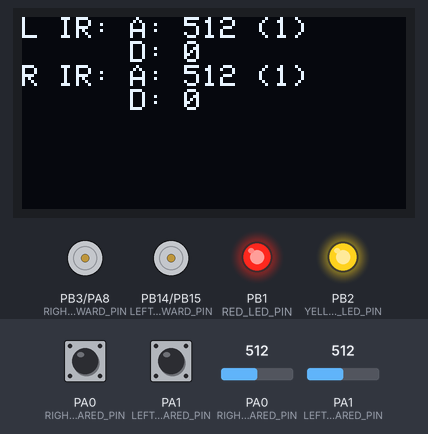
Bench run of a program on a simulated STM32 Black Pill. Shown: 128×64 one-colour display, motor-driver pin pairs drawn as motors (green arrow = first pin HIGH = forward, orange = second pin HIGH = backward, longer = more drive), output pins drawn as LEDs (lit = HIGH). The inputs (shaded band) are chosen by the test bench; at power-on: PA0 (RIGHT_INFRARED_PIN) = 512, PA1 (LEFT_INFRARED_PIN) = 512, PA0 (RIGHT_INFRARED_PIN) LOW, PA1 (LEFT_INFRARED_PIN) LOW.

Above: at 5.3 s.
5.4 s: PA0 (RIGHT_INFRARED_PIN) set to 214
At 5.9 s:
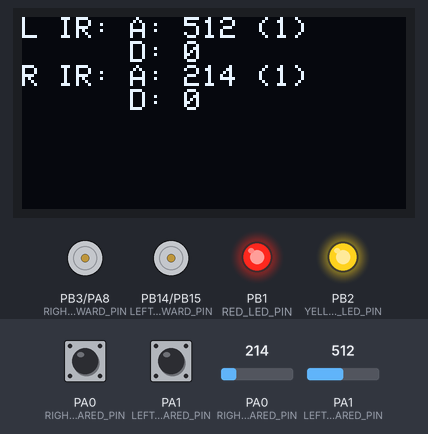
7.0 s: PA0 (RIGHT_INFRARED_PIN) set to 183
At 7.5 s:
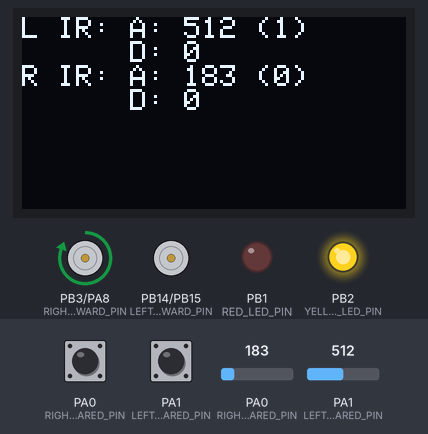
8.6 s: PA1 (LEFT_INFRARED_PIN) set to 216
At 9.7 s:
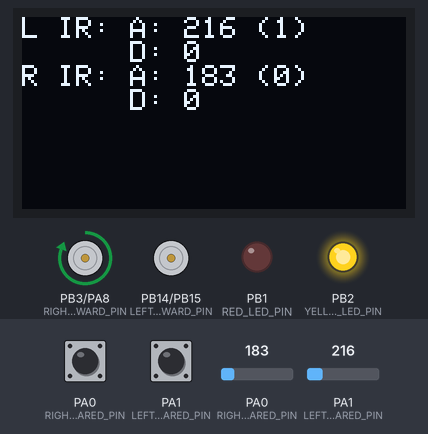
10.1 s: PA1 (LEFT_INFRARED_PIN) set to 184
At 11.0 s:
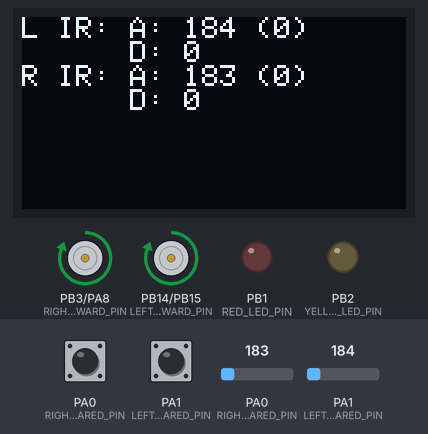
11.7 s: PA0 (RIGHT_INFRARED_PIN) set to 210
At 12.2 s:
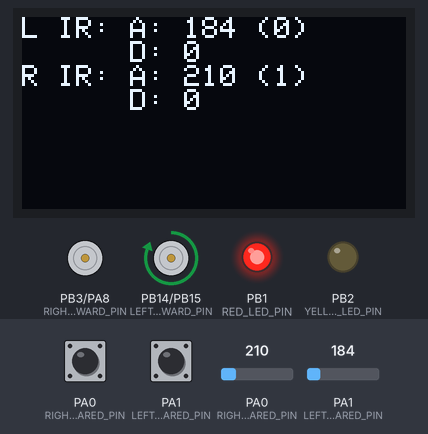
13.3 s: PA0 (RIGHT_INFRARED_PIN) pulled HIGH for 0.15 s
At 13.51 s:
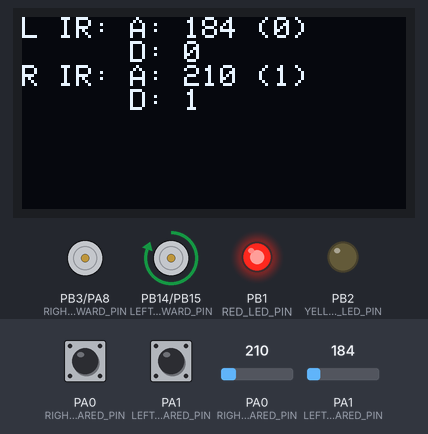
Timing chart, 0 to 16.1 s (numbered marks = the images above; inputs shaded):
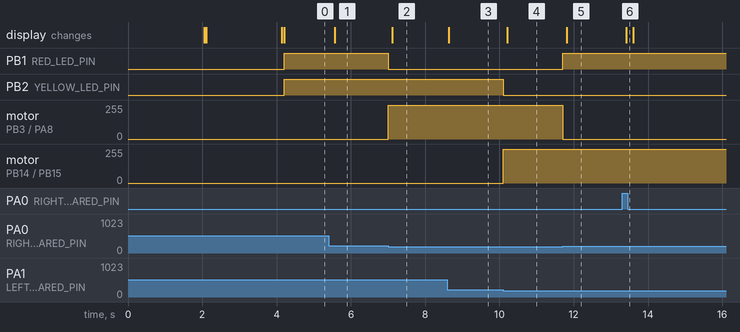

The program:

main.cpp
```cpp
#include "utils.hpp"
#include "pin_mappings.h"
#include "motors.hpp"
#include "oled_screen.hpp"
#include "infrared_sensors.hpp"
#include <Arduino.h>

void setup() {
    // Give time for hardware to initialize (solves stupid bug somehow...)
    delay(1000);

    pinMode(YELLOW_LED_PIN, OUTPUT);
    pinMode(RED_LED_PIN, OUTPUT);

    setupMotors(false);
    setupIRSensors();
    setupOLEDScreen();

    printTextToOLED("Hello", 0, true);
    printTextToOLED("World", 1, false);
    printTextToOLED("3. Line Follow", 2, false);
    delay(2000);
}

int waitForDisplay = 0;

void loop() {
    if (waitForDisplay <= 0) {
        printIRSensorInfoToScreen();
        waitForDisplay = 100;
    }
    waitForDisplay--;

    bool irLeft = getLeftIRSensorValue();
    bool irRight = getRightIRSensorValue();

    MotorMode leftMode = irLeft ? OFF : FORWARD;
    MotorMode rightMode = irRight ? OFF : FORWARD;

    turnMotorsDigital(leftMode, rightMode);
    digitalWrite(YELLOW_LED_PIN, irLeft);
    digitalWrite(RED_LED_PIN, irRight);
}
```

infrared_sensors.hpp
```cpp
void setupIRSensors();
bool getLeftIRSensorValue();
bool getRightIRSensorValue();
void printIRSensorInfoToScreen();
```

motors.hpp
```cpp
#include <stdint.h>

enum MotorMode {
    OFF,
    FORWARD,
    BACKWARD
};

void setupMotors(bool analogMode);
void turnMotorsDigital(MotorMode leftMotorMode, MotorMode rightMotorMode);
void turnMotorsAnalog(MotorMode leftMode, MotorMode rightMode, uint32_t leftSpeed, uint32_t rightSpeed);
```

oled_screen.hpp
```cpp
#include <string>

void setupOLEDScreen();
void printTextToOLED(std::string text, int lineNumber, bool clearScreen);
```

pin_mappings.h
```cpp
// LEDs
#define YELLOW_LED_PIN PB2
#define RED_LED_PIN PB1

// HBridge (motors)
#define LEFT_MOTOR_BACKWARD_PIN PB15
#define LEFT_MOTOR_FORWARD_PIN PB14
#define RIGHT_MOTOR_FORWARD_PIN PB3
#define RIGHT_MOTOR_BACKWARD_PIN PA8

// OLED screen
#define OLED_SCL_PIN PB6
#define OLED_SDA_PIN PB7

// Infrared sensors
#define LEFT_INFRARED_PIN PA1
#define RIGHT_INFRARED_PIN PA0

// Ultrasound sensors
#define FRONT_ULTRASOUND_TRIG_PIN PA10
#define FRONT_ULTRASOUND_ECHO_PIN PB9
#define SIDE_ULTRASOUND_TRIG_PIN PA9
#define SIDE_ULTRASOUND_ECHO_PIN PB8
```

utils.hpp
```cpp
void ms_delay(unsigned int ms) {
    ms *= 4U;
    while (ms-- > 0U) {
        volatile unsigned int x = 400U;
        while (x-- > 0U) { __asm("nop"); }
    }
}
```

infrared_sensors.cpp
```cpp
#include "infrared_sensors.hpp"
#include "oled_screen.hpp"
#include "pin_mappings.h"
#include <string>
#include <Arduino.h>

#define LEFT_IR_THRESHOLD 200
#define RIGHT_IR_THRESHOLD 200

void setupIRSensors() {
    pinMode(LEFT_INFRARED_PIN, INPUT);
    pinMode(RIGHT_INFRARED_PIN, INPUT);
}

void printIRSensorInfoToScreen() {
    // Infrared sensors
    uint32_t analogIRSensorLeft = analogRead(LEFT_INFRARED_PIN);
    int digitalIRSenorLeft = digitalRead(LEFT_INFRARED_PIN);
    uint32_t analogIRSensorRight = analogRead(RIGHT_INFRARED_PIN);
    int digitalIRSensorRight = digitalRead(RIGHT_INFRARED_PIN);

    bool leftValue = getLeftIRSensorValue();
    bool rightValue = getRightIRSensorValue();

    printTextToOLED("L IR: A: " + std::to_string(analogIRSensorLeft) + " (" + std::to_string(leftValue) + ")",
                    0, true);
    printTextToOLED("      D: " + std::to_string(digitalIRSenorLeft), 1, false);
    printTextToOLED("R IR: A: " + std::to_string(analogIRSensorRight) + " (" + std::to_string(rightValue) + ")",
                    2, false);
    printTextToOLED("      D: " + std::to_string(digitalIRSensorRight), 3, false);
}

bool getLeftIRSensorValue() {
    return analogRead(LEFT_INFRARED_PIN) > LEFT_IR_THRESHOLD;
}

bool getRightIRSensorValue() {
    return analogRead(RIGHT_INFRARED_PIN) > RIGHT_IR_THRESHOLD;
}
```

motors.cpp
```cpp
#include "motors.hpp"
#include "pin_mappings.h"
#include <Arduino.h>

void setupMotors(bool analogMode) {
    pinMode(LEFT_MOTOR_FORWARD_PIN, OUTPUT);
    pinMode(LEFT_MOTOR_BACKWARD_PIN, OUTPUT);
    pinMode(RIGHT_MOTOR_FORWARD_PIN, OUTPUT);
    pinMode(RIGHT_MOTOR_BACKWARD_PIN, OUTPUT);

    delay(1000);

    if (analogMode)
        turnMotorsAnalog(OFF, OFF, 0, 0);
    else
       turnMotorsDigital(OFF, OFF);
}

void turnOneMotorDigital(uint32_t forwardPin, uint32_t backwardPin, MotorMode mode) {
    switch (mode) {
        case OFF:
            digitalWrite(forwardPin, 0);
            digitalWrite(backwardPin, 0);
            break;
        case FORWARD:
            digitalWrite(backwardPin, 0);
            digitalWrite(forwardPin, 1);
            break;
        case BACKWARD:
            digitalWrite(forwardPin, 0);
            digitalWrite(backwardPin, 1);
            break;
        default:
            printf("Should not happen!");
            exit(1);
    }
}

void turnMotorsDigital(MotorMode leftMotorMode, MotorMode rightMotorMode) {
    turnOneMotorDigital(LEFT_MOTOR_FORWARD_PIN, LEFT_MOTOR_BACKWARD_PIN, leftMotorMode);
    turnOneMotorDigital(RIGHT_MOTOR_FORWARD_PIN, RIGHT_MOTOR_BACKWARD_PIN, rightMotorMode);
}

void turnOneMotorAnalog(uint32_t forwardPin, uint32_t backwardPin, MotorMode mode, uint32_t speed) {
    switch (mode)
    {
    case OFF:
        analogWrite(backwardPin, 0);
        analogWrite(forwardPin, 0);
        break;
    case FORWARD:
        analogWrite(backwardPin, 0);
        analogWrite(forwardPin, speed);
        break;
    case BACKWARD:
        analogWrite(forwardPin, 0);
        analogWrite(backwardPin, speed);
        break;
    default:
        printf("Should not happen!");
        exit(1);
    }
}

void turnMotorsAnalog(MotorMode leftMode, MotorMode rightMode, uint32_t leftSpeed, uint32_t rightSpeed) {
    turnOneMotorAnalog(LEFT_MOTOR_FORWARD_PIN, LEFT_MOTOR_BACKWARD_PIN, leftMode, leftSpeed);
    turnOneMotorAnalog(RIGHT_MOTOR_FORWARD_PIN, RIGHT_MOTOR_BACKWARD_PIN, rightMode, rightSpeed);
}
```

oled_screen.cpp
```cpp
#include "oled_screen.hpp"
#include <string>

// Arduino libraries for OLED screen
#include <Adafruit_SSD1306.h>
#include <Adafruit_GFX.h>

#define SCREEN_ADDRESS 0x3C

const int totalLineCount = 4;
Adafruit_SSD1306 display;
bool displayInitialized = false;
std::string textInLines[totalLineCount];

void setupOLEDScreen() {
    for (int line = 0; line < totalLineCount; line++) {
        textInLines[line] = "";
    }

    displayInitialized = display.begin(SSD1306_SWITCHCAPVCC, SCREEN_ADDRESS);
    if (!displayInitialized) {
        return;
    }

    display.clearDisplay();
}

void printAllLines() {
    display.clearDisplay();

    // Text settings
    display.setTextSize(1);
    display.setTextColor(WHITE);

    for (int line = 0; line < totalLineCount; line++) {
        display.setCursor(0, 8 * line);
        display.println(textInLines[line].c_str());
    }

    display.display();
}

void printTextToOLED(std::string text, int lineNumber, bool clearScreen) {
    if (!displayInitialized) {
        return;
    }

    if (clearScreen) {
        for (int line = 0; line < lineNumber; line++) {
            textInLines[line] = "";
        }
    }
    textInLines[lineNumber] = text;
    printAllLines();
}
```

ultrasound_sensors.cpp
```cpp
#include "pin_mappings.h"
#include "oled_screen.hpp"
#include <string>
#include <Arduino.h>

void setupUltrasoundSensors() {
    pinMode(FRONT_ULTRASOUND_ECHO_PIN, INPUT);
    pinMode(SIDE_ULTRASOUND_ECHO_PIN, INPUT);
    pinMode(FRONT_ULTRASOUND_TRIG_PIN, OUTPUT);
    pinMode(SIDE_ULTRASOUND_TRIG_PIN, OUTPUT);
}

float getUltrasoundDistanceCm(uint32_t trigPin, uint32_t echoPin) {
    digitalWrite(trigPin, HIGH);
    delayMicroseconds(10);
    digitalWrite(trigPin, LOW);

    uint32_t duration_us = pulseIn(echoPin, HIGH);
    float distance_cm = (float) duration_us * 0.017f;
    return distance_cm;
}

float getFrontUltrasoundDistanceCm() {
    return getUltrasoundDistanceCm(FRONT_ULTRASOUND_TRIG_PIN, FRONT_ULTRASOUND_ECHO_PIN);
}

float getSideUltrasoundDistanceCm() {
    return getUltrasoundDistanceCm(SIDE_ULTRASOUND_TRIG_PIN, SIDE_ULTRASOUND_ECHO_PIN);
}

std::string floatToStr(float f) {
    int before_comma = (int) f;
    int after_comma = (int) (f * 100.0f) - (100 * f);

    return std::to_string(before_comma) + "." + (after_comma < 10 ? "0" : "") + std::to_string(after_comma);
}

void printUltrasoundInfo() {
    float frontDistCm = getFrontUltrasoundDistanceCm();
    float sideDistCm = getSideUltrasoundDistanceCm();

    printTextToOLED("Front US: " + floatToStr(frontDistCm) + " cm", 0, true);
    printTextToOLED(" Side US: " + floatToStr(sideDistCm) + " cm", 1, false);
}
```

Measured:
- the behaviour switches between 201 and 200 on PA0 (RIGHT_INFRARED_PIN) (found by bisection; images 1 and 2)
- the behaviour switches between 201 and 200 on PA1 (LEFT_INFRARED_PIN) (found by bisection; images 3 and 4)
- after the input at 5.4 s, the display: changes after 0.17 s (image 1)
- after the input at 7.0 s, PB1 (RED_LED_PIN): HIGH → LOW at once; motor on PB3 (RIGHT_MOTOR_FORWARD_PIN) / PA8 (RIGHT_MOTOR_BACKWARD_PIN): stopped → forward 255/255 at once; the display: changes after 0.11 s (image 2)
- after the input at 8.6 s, the display: changes at once (image 3)
- after the input at 10.1 s, PB2 (YELLOW_LED_PIN): HIGH → LOW at once; motor on PB14 (LEFT_MOTOR_FORWARD_PIN) / PB15 (LEFT_MOTOR_BACKWARD_PIN): stopped → forward 255/255 at once; the display: changes after 0.11 s (image 4)
- after the input at 11.7 s, PB1 (RED_LED_PIN): LOW → HIGH at once; motor on PB3 (RIGHT_MOTOR_FORWARD_PIN) / PA8 (RIGHT_MOTOR_BACKWARD_PIN): forward 255/255 → stopped at once; the display: changes after 0.11 s (image 5)
- after the input at 13.3 s, the display: changes after 0.11 s (image 6)
